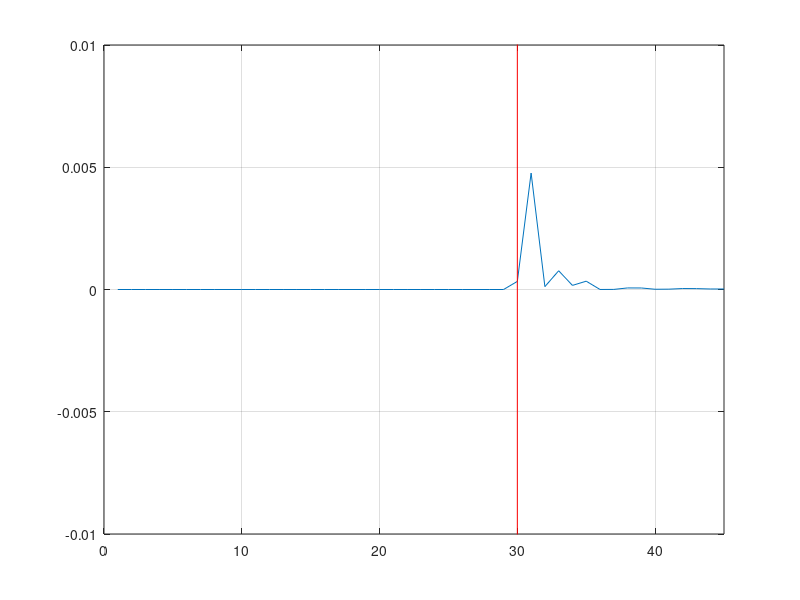

The MATLAB source for this figure:
clear all
clc

    
permeability=4*pi*1e-7;  %Free Space
permitivity=8.85e-12;    %Free Space
c=1/sqrt(permeability*permitivity);           
                      
m=45; 
ex=zeros(1,m);
hy=zeros(1,m);
cb=zeros(1,m);
eaf=zeros(1,m);
s=zeros(1,m);
dt=zeros(1,m);
p=zeros(1,m);
SAR=zeros(1,m);

dx = .01;
dt = dx/(2*c);
d0 = 0.3;                       

%region

k1=fix(d0/dx);% Thyroid



% free space
permitivity(1,1:k1)=1;
dt(1,1:k1) = dx/(2*c);  
s(1,1:k1) = 0;

% Thyroid  
permitivity(1,k1:m)=  59.684 ;
dt(1,k1:m) = dx/(2*c); 
s(1,k1:m) = 1.0385;







ex_left_m1 = 0;
ex_left_m2 = 0;
ex_right_m1 = 0;
ex_right_m2 = 0;
ex_left_b1_m1 = 0;
ex_left_b1_m2 = 0;


iteration = 500;                       

for n = 1:iteration
    for k = 2:45
        eaf =dt(1,k)*s(1,k)/(2*permitivity(1,k)*8.85e-12);
        ca=(1-eaf)/(1+eaf);
        cb=0.5/(permitivity(1,k)*(1+eaf));
        
        ex(1,k) = ca*ex(1,k) + cb*(hy(1,k-1) - hy(1,k));
        p(1,k)=(ex(1,k)^2)*s(1,k)/2;
    end
    source = sin(2*pi*900*10^(6)*dt(1,1)*n);       
     ex(1,2) = source;
    
    % Boundaries
    if n>2
        KE=45;
        kc=25;
        % Left boundary
        ex(1,1) = ex_left_m2;      % set left boundary of ex(1) by the value of ex(2)@n-2
        ex_left_m2 = ex_left_m1;   % set the value of ex(2)@n-2 by the value of ex(2)@n-1
        ex_left_m1 = ex(1,2);      % set the value of ex(2)@n-1 by the value of ex(2)@n (current value)
        % Right boundary
        ex(1,KE) = ex_right_m2;    % set right boundary of ex(201) by the value of ex(200)@n-2
        ex_right_m2 = ex_right_m1; % set the value of ex(200)@n-2 by the value of ex(200)@n-1
        ex_right_m1 = ex(1,KE-1);  % set the value of ex(200)@n-1 by the value of ex(200)@n (current value)
        
        % dielectric edge
        ex(1,kc) = ex_left_b1_m2;
        ex_left_b1_m2 = ex_left_b1_m1;
        ex_left_b1_m1 = ex(1,kc-1);
    end
   
    for k = 1:44
         hy(1,k) = hy(1,k) + .5*(ex(1,k) - ex(1,k+1));  
    end
 
    plot(p);grid;
    axis([0 m -.01 .01]); 
    line([k1,k1],[-.1,.1],'Color','r');
     
  
    frame = getframe();
    
    
end

